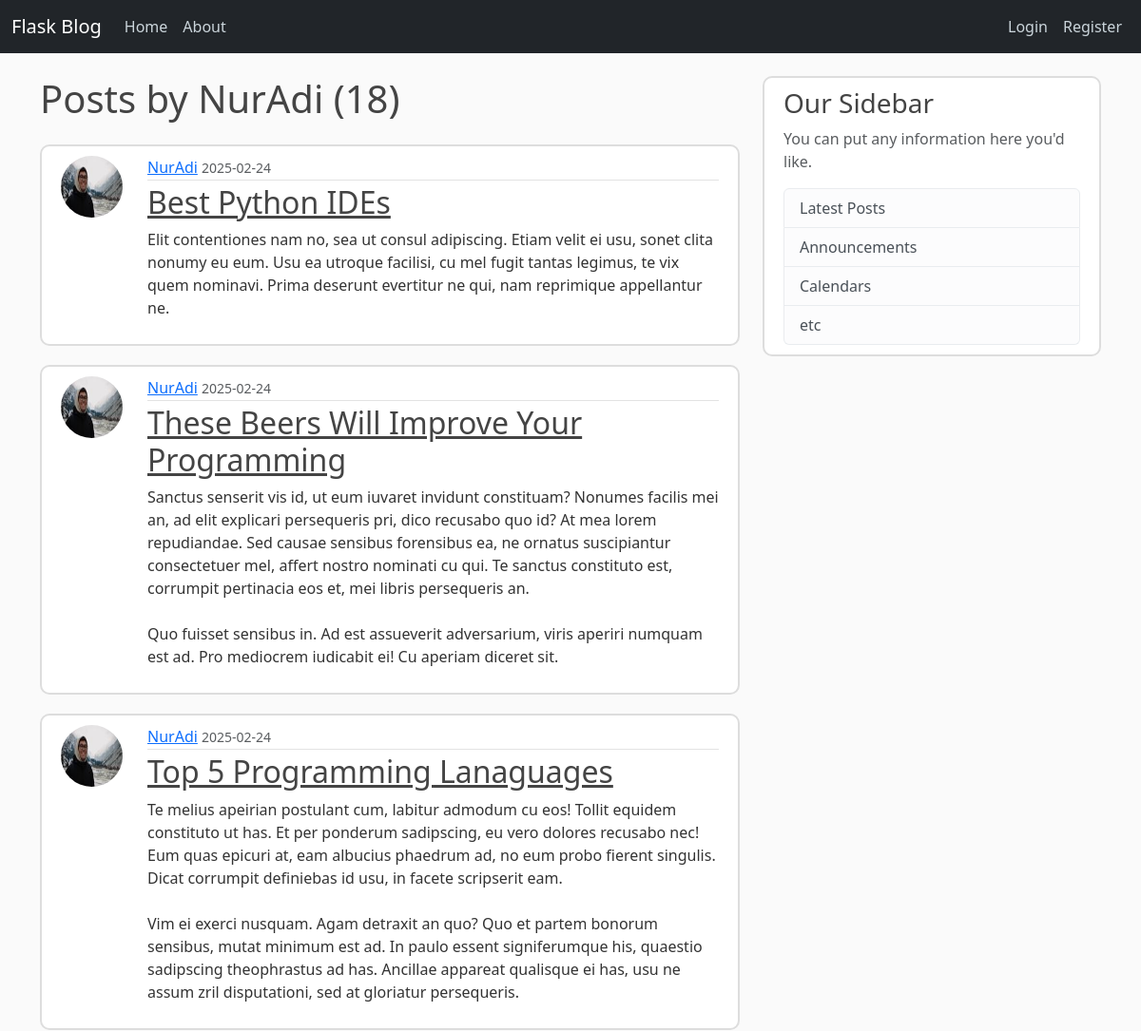
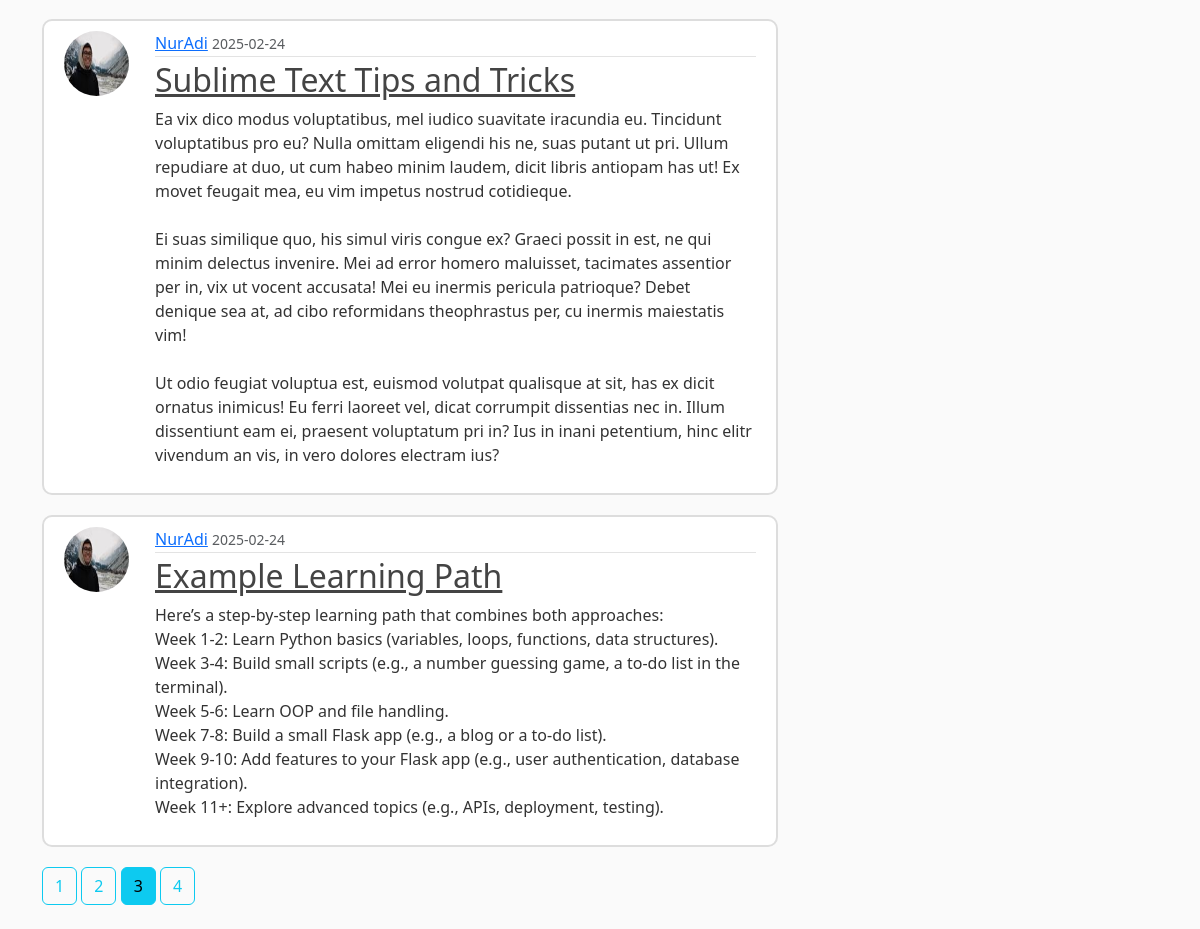
/user/NurAdi?page=3, run on the app's committed database (2 pictures, top to bottom).
### flaskblog/models.py (models this page shows, shortened)
class User(db.Model, UserMixin):
    id = db.Column(db.Integer, primary_key=True)
    username = db.Column(db.String(20), unique=True, nullable=False)
    email = db.Column(db.String(120), unique=True, nullable=False)
    image_file = db.Column(db.String(20), nullable=False, default='default.jpg')
    password = db.Column(db.String(60), nullable=False)
    posts = db.relationship('Post', backref='author', lazy=True)

class Post(db.Model):
    id = db.Column(db.Integer, primary_key=True)
    title = db.Column(db.String(20), nullable=False)
    date_posted = db.Column(db.DateTime, nullable=False, default=datetime.now)
    content = db.Column(db.Text, nullable=False)
    user_id = db.Column(db.Integer, db.ForeignKey('user.id'), nullable=False)

### flaskblog/users/routes.py (the view)
@users.route('/user/<string:username>')
def user_posts(username):
    page = request.args.get('page', 1, type=int)
    user = User.query.filter_by(username=username).first_or_404()
    posts = Post.query.filter_by(author=user)\
        .order_by(Post.date_posted.desc())\
        .paginate(page=page, per_page=5)
    return render_template('user_posts.html', posts=posts, user=user)

### flaskblog/templates/user_posts.html
{% extends 'layout.html' %}
{% block content %}
	<h1 class="mb-4">Posts by {{ user.username }} ({{ posts.total }})</h1>
    {% for post in posts %}
        <article class="media content-section">
            <img class="rounded-circle article-img" src="{{ url_for('static', filename='profile_pics/' + post.author.image_file) }}">
          <div class="media-body">
            <div class="article-metadata">
              <a class="mr-2" href="{{ url_for('users.user_posts', username=post.author.username) }}">{{ post.author.username }}</a>
              <small class="text-muted">{{ post.date_posted.strftime('%Y-%m-%d') }}</small>
            </div>
            <h2><a class="article-title" href="{{ url_for('posts.post', post_id=post.id )}}">{{ post.title }}</a></h2>
            <p class="article-content">{{ post.content }}</p>
          </div>
        </article>
    {% endfor %}
    {% for page_num in posts.iter_pages(left_edge=1, right_edge=1, left_current=1, right_current=2) %}
        {% if page_num %}
            {% if page_num == posts.page %}
                <a class="btn btn-info mb-4" href="{{ url_for('users.user_posts', username=user.username, page=page_num) }}">{{ page_num }}</a>
            {% else %}
                <a class="btn btn-outline-info mb-4" href="{{ url_for('users.user_posts', username=user.username, page=page_num) }}">{{ page_num }}</a>
            {% endif %}
        {% else %}
            ...
        {% endif %}
    {% endfor %}
{% endblock content %}

### flaskblog/static/main.css (style rules this page uses)
body { background: #fafafa; color: #333333; margin-top: 5rem; }
h1, h2, h3, h4, h5, h6 { color: #444444; }
.content-section { background: #ffffff; padding: 10px 20px; border: 2px solid #dddddd; border-radius: 10px; margin-bottom: 20px; }
.article-title { color: #444444; }
.article-content { white-space: pre-line; }
.article-img { height: 65px; width: 65px; margin-right: 16px; }
.article-metadata { padding-bottom: 1px; margin-bottom: 4px; border-bottom: 1px solid #e3e3e3 }
.media { display: flex; align-items: left; }
.media-body { margin-left: 10px; }

### data on the page
User: username "NurAdi"
Post: image_file (picture), author.username "NurAdi", date_posted "2025-02-24", title "Best Python IDEs", content "Elit contentiones nam no, sea ut consul adipiscing. Etiam velit ei usu, sonet clita nonumy eu eum. Usu ea utroque facilisi, cu mel fugit tantas legimus, te vix quem nominavi. Prima deserunt evertitur ne qui, nam reprimique appellantur ne."
Post: image_file (picture), author.username "NurAdi", date_posted "2025-02-24", title "These Beers Will Improve Your Programming", content "Sanctus senserit vis id, ut eum iuvaret invidunt constituam? Nonumes facilis mei an, ad elit explicari persequeris pri, dico recusabo quo id? At mea lorem repudiandae. Sed causae sensibus forensibus ea, ne ornatus suscipiantur consectetuer mel, affert nostro nominati cu qui. Te sanctus constituto est, corrumpit pertinacia eos et, mei libris persequeris an. Quo fuisset sensibus in. Ad est assueverit adversarium, viris aperiri numquam est ad. Pro mediocrem iudicabit ei! Cu aperiam diceret sit."
Post: image_file (picture), author.username "NurAdi", date_posted "2025-02-24", title "Top 5 Programming Lanaguages", content "Te melius apeirian postulant cum, labitur admodum cu eos! Tollit equidem constituto ut has. Et per ponderum sadipscing, eu vero dolores recusabo nec! Eum quas epicuri at, eam albucius phaedrum ad, no eum probo fierent singulis. Dicat corrumpit definiebas id usu, in facete scripserit eam. Vim ei exerci nusquam. Agam detraxit an quo? Quo et partem bonorum sensibus, mutat minimum est ad. In paulo essent signiferumque his, quaestio sadipscing theophrastus ad has. Ancillae appareat qualisque ei has, usu ne assum zril disputationi, sed at gloriatur persequeris."
Post: image_file (picture), author.username "NurAdi", date_posted "2025-02-24", title "Sublime Text Tips and Tricks", content "Ea vix dico modus voluptatibus, mel iudico suavitate iracundia eu. Tincidunt voluptatibus pro eu? Nulla omittam eligendi his ne, suas putant ut pri. Ullum repudiare at duo, ut cum habeo minim laudem, dicit libris antiopam has ut! Ex movet feugait mea, eu vim impetus nostrud cotidieque. Ei suas similique quo, his simul viris congue ex? Graeci possit in est, ne qui minim delectus invenire. Mei ad error homero maluisset, tacimates assentior per in, vix ut vocent accusata! Mei eu inermis pericula patrioque? Debet denique sea at, ad cibo reformidans theophrastus per, cu inermis maiestatis vim! Ut odio feugiat voluptua est, euismod volutpat qualisque at sit, has ex dicit ornatus inimicus! Eu…"
Post: image_file (picture), author.username "NurAdi", date_posted "2025-02-24", title "Example Learning Path", content "Here’s a step-by-step learning path that combines both approaches: Week 1-2: Learn Python basics (variables, loops, functions, data structures). Week 3-4: Build small scripts (e.g., a number guessing game, a to-do list in the terminal). Week 5-6: Learn OOP and file handling. Week 7-8: Build a small Flask app (e.g., a blog or a to-do list). Week 9-10: Add features to your Flask app (e.g., user authentication, database integration). Week 11+: Explore advanced topics (e.g., APIs, deployment, testing)."

### other printed values
{{ posts.total }} "18"
{{ page_num }} "1" "2" "4"
{{ page_num }} "3"
